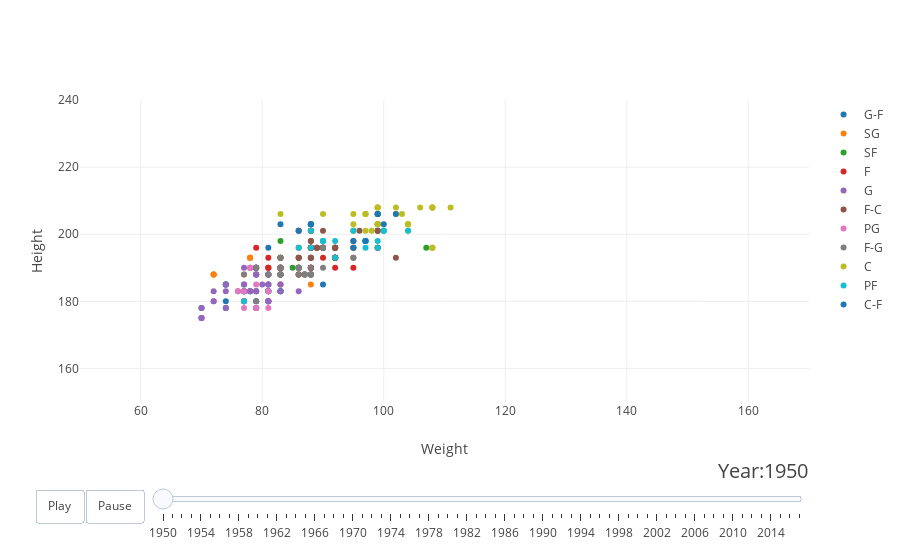

Notebook code for this chart:
### Markdown cell above
# Plotly

### Code cell
# поиграем с Plotly
from plotly.offline import init_notebook_mode, iplot
from IPython.display import display, HTML

import pandas as pd

init_notebook_mode(connected=True)

years = seasons.Year.apply(int).unique()

# make list of positions
positions = []
for position in seasons['Pos']:
    if position not in positions:
        positions.append(position)
        
# make figure
figure = {
    'data': [],
    'layout': {},
    'frames': []
}

# fill figure layouts
figure['layout']['xaxis'] = {'title': 'Weight', 'range': [50, 170], 'autorange': False}
figure['layout']['yaxis'] = {'title': 'Height', 'range': [130, 250], 'autorange': False}
figure['layout']['hovermode'] = 'closest'
figure['layout']['updatemenus'] = [
    {
        'buttons': [
            {
                'args': [None, {'frame': {'duration': 500, 'redraw': False},
                         'fromcurrent': True, 'transition': {'duration': 300, 'easing': 'quadratic-in-out'}}],
                'label': 'Play',
                'method': 'animate'
            },
            {
                'args': [[None], {'frame': {'duration': 0, 'redraw': False}, 'mode': 'immediate',
                'transition': {'duration': 0}}],
                'label': 'Pause',
                'method': 'animate'
            }
        ],
        'direction': 'left',
        'pad': {'r': 10, 't': 87},
        'showactive': False,
        'type': 'buttons',
        'x': 0.1,
        'xanchor': 'right',
        'y': 0,
        'yanchor': 'top'
    }
]

sliders_dict = {
    'active': 0,
    'yanchor': 'top',
    'xanchor': 'left',
    'currentvalue': {
        'font': {'size': 20},
        'prefix': 'Year:',
        'visible': True,
        'xanchor': 'right'
    },
    'transition': {'duration': 300, 'easing': 'cubic-in-out'},
    'pad': {'b': 10, 't': 50},
    'len': 0.9,
    'x': 0.1,
    'y': 0,
    'steps': []
}

# make init data
year = 1950
for position in positions:
    seasons_by_year = seasons[seasons['Year'] == year]
    seasons_by_year_and_team = seasons_by_year[seasons_by_year['Pos'] == position]

    data_dict = {
        'x': list(seasons_by_year_and_team['weight']),
        'y': list(seasons_by_year_and_team['height']),
        'mode': 'markers',
        'text': list(seasons_by_year_and_team['Player']),
        'name': str(position)
    }
    figure['data'].append(data_dict)
    
# make frames data
for year in years:
    frame = {'data': [], 'name': str(year)}
    for position in positions:
        seasons_by_year = seasons[seasons['Year'] == int(year)]
        seasons_by_year_and_team = seasons_by_year[seasons_by_year['Pos'] == position]

        data_dict = {
            'x': list(seasons_by_year_and_team['weight']),
            'y': list(seasons_by_year_and_team['height']),
            'mode': 'markers',
            'text': list(seasons_by_year_and_team['Player']),
            'name': str(position)
        }
        frame['data'].append(data_dict)

    figure['frames'].append(frame)
    slider_step = {'args': [
        [year],
        {'frame': {'duration': 300, 'redraw': False},
         'mode': 'immediate',
         'transition': {'duration': 300}}
     ],
     'label': year,
     'method': 'animate'}
    sliders_dict['steps'].append(slider_step)

figure['layout']['sliders'] = [sliders_dict]


# получаем график как менялся вес-рост игроков по годам с привязкой к позиции, которую они занимают на площадке
iplot(figure)

### Figure 1 — Plotly figure (JSON) as saved in the notebook; plotly's stock layout.template omitted (floating-point values rounded to 4 significant figures)
{"data": [{"mode": "markers", "name": "G-F", "text": ["Curly Armstrong", "Gene Berce", "Carl Braun", "Don Carlson", "Paul Cloyd", "Paul Cloyd", "Paul Cloyd", "Bobby Cook", "Bruce Hale", "Dale Hamilton", "John Hargis", "Paul Hoffman", "Frank Kudelka", "Walt Lautenbach", "Johnny Macknowski", "Richie Niemiera", "Richie Niemiera", "Richie Niemiera", "Dick O'Keefe", "Warren Perkins", "Andy Phillip*", "Chick Reiser", "Tex Ritter", "Herm Schaefer", "Glen Selbo", "Rollie Seltz", "Jim Seminoff", "Paul Seymour", "Howie Shannon", "Charley Shipp", "Chips Sobek", "Bob Tough", "Bob Tough", "Bob Tough", "Dick Triptow", "Butch Van", "Gene Vance", "Whitey Von", "Whitey Von", "Whitey Von"], "x": [77, 79, 81, 77, 81, 81, 81, 70, 77, 81, 81, 88, 87, 83, 81, 74, 74, 74, 83, 86, 88, 74, 83, 79, 88, 74, 86, 81, 79, 90, 81, 83, 83, 83, 77, 77, 88, 92, 92, 92], "y": [180, 180, 196, 183, 188, 188, 188, 178, 185, 183, 188, 188, 188, 188, 183, 185, 185, 185, 188, 190, 188, 180, 188, 183, 190, 178, 188, 185, 188, 185, 183, 183, 183, 183, 183, 183, 190, 193, 193, 193]}, {"mode": "markers", "name": "SG", "text": ["Cliff Barker", "Bill Calhoun", "Jerry Fleishman", "Bill Gabor", "Vern Gardner", "Red Owens", "Red Owens", "Red Owens", "Johnny Payak", "Johnny Payak", "Johnny Payak", "Pep Saul", "Belus Smawley", "Paul Walther", "Paul Walther", "Paul Walther", "Max Zaslofsky"], "x": [83, 81, 86, 77, 90, 83, 83, 83, 78, 78, 78, 83, 88, 72, 72, 72, 77], "y": [188, 190, 188, 180, 196, 190, 190, 190, 193, 193, 193, 188, 185, 188, 188, 188, 188]}, {"mode": "markers", "name": "SF", "text": ["Leo Barnhorst", "Vince Boryla", "Bill Closs", "Dike Eddleman", "Joe Holland", "Arnie Johnson", "George Kaftan", "Bones McKinney", "Jim Pollard*", "Odie Spears"], "x": [86, 95, 88, 85, 83, 107, 86, 83, 83, 92], "y": [193, 196, 196, 190, 193, 196, 190, 198, 193, 196]}, {"mode": "markers", "name": "F", "text": ["Ed Bartels", "Ed Bartels", "Ed Bartels", "Bob Brown", "Leroy Chollet", "Hook Dillon", "Earl Dodd", "Normie Glick", "Paul Gordon", "Bud Grant", "Marshall Hawkins", "Gene James", "Howie Janotta", "Tony Lavelli", "Ariel Maughan", "Matt Mazza", "Paul Noel", "Johnny Norlander", "Johnny Orr", "Johnny Orr", "Johnny Orr", "Jack Phelan", "Jack Phelan", "Jack Phelan", "Marv Schatzman", "Fred Schaus", "Art Spector", "Ed Stanczak"], "x": [88, 88, 88, 92, 86, 81, 79, 86, 83, 88, 92, 81, 83, 83, 86, 95, 83, 81, 88, 88, 88, 88, 88, 88, 90, 92, 90, 83], "y": [196, 196, 196, 193, 188, 190, 196, 201, 190, 190, 190, 193, 190, 190, 193, 190, 193, 190, 190, 190, 190, 196, 196, 196, 196, 196, 193, 185]}, {"mode": "markers", "name": "G", "text": ["Ralph Beard", "Joe Bradley", "Frankie Brian", "Jack Burmaster", "Ray Corley", "Chink Crossin", "Fran Curran", "Jimmy Darden", "Joe Dolhon", "Harry Donovan", "Bob Evans", "George Feigenbaum", "Frank Gates", "Bob Harrison", "Billy Hassett", "Billy Hassett", "Billy Hassett", "Bill Herman", "Sonny Hertzberg", "Buddy Jeannette*", "Leo Katkaveck", "Duane Klueh", "Duane Klueh", "Duane Klueh", "Leo Kubiak", "John Logan", "Ray Lumpp", "Mike McCarron", "Mike McCarron", "Mike McCarron", "Ken Menke", "Joe Mullaney", "Jerry Nagel", "Dermie O'Connell", "Dermie O'Connell", "Dermie O'Connell", "Andy O'Donnell", "John Oldham", "Gene Ollrich", "Jack Parkinson", "Charlie Parsley", "Don Putman", "Bob Royer", "Jerry Rullo", "Kenny Sailors", "Wayne See", "Danny Wagner", "Bobby Wanzer*", "Murray Wier", "D.C. Wilcutt", "Bob Wood"], "x": [79, 79, 81, 86, 81, 74, 79, 77, 79, 81, 79, 83, 72, 88, 81, 81, 81, 77, 79, 79, 83, 79, 79, 79, 72, 79, 80, 81, 81, 81, 76, 74, 86, 78, 78, 78, 81, 79, 72, 78, 79, 86, 70, 74, 79, 86, 77, 77, 70, 70, 70], "y": [178, 190, 185, 190, 183, 185, 183, 185, 183, 188, 188, 185, 183, 201, 180, 180, 180, 190, 178, 180, 183, 190, 190, 190, 180, 188, 185, 180, 180, 180, 183, 183, 183, 183, 183, 183, 185, 190, 180, 183, 188, 201, 178, 178, 178, 190, 183, 183, 175, 175, 175]}, {"mode": "markers", "name": "F-C", "text": ["Charlie Black", "Charlie Black", "Charlie Black", "Jake Bornheimer", "Bob Carpenter", "Jake Carter", "Jake Carter", "Jake Carter", "John Chaney", "John Chaney", "John Chaney", "Jack Cotton", "Bob Doll", "Andy Duncan", "Gene Englund", "Gene Englund", "Gene Englund", "Elmer Gainer", "Harry Gallatin*", "Hoot Gibson", "Hoot Gibson", "Hoot Gibson", "Chuck Gilmur", "Joe Graboski", "Bob Harris", "Milo Komenich", "John Mandic", "John Mandic", "John Mandic", "Mal McMullen", "Leo Mogus", "Max Morris", "Mac Otten", "Mac Otten", "Mac Otten", "Don Ray", "Dolph Schayes*", "Mike Todorovich", "Mike Todorovich", "Mike Todorovich", "Blackie Towery", "Floyd Volker", "Floyd Volker", "Floyd Volker"], "x": [90, 90, 90, 90, 90, 88, 88, 88, 83, 83, 83, 90, 88, 88, 92, 92, 92, 88, 95, 89, 89, 89, 102, 88, 88, 96, 92, 92, 92, 95, 86, 88, 99, 99, 99, 86, 99, 99, 99, 99, 95, 92, 92, 92], "y": [196, 196, 196, 196, 196, 193, 193, 193, 190, 190, 190, 201, 196, 198, 196, 196, 196, 198, 198, 196, 196, 196, 193, 201, 201, 201, 193, 193, 193, 196, 193, 188, 201, 201, 201, 196, 203, 196, 196, 196, 193, 193, 193, 193]}, {"mode": "markers", "name": "PG", "text": ["Nelson Bobb", "Al Cervi*", "Bob Davies*", "Red Holzman*", "Ralph Johnson", "Ralph Johnson", "Ralph Johnson", "Walt Kirk", "Walt Kirk", "Walt Kirk", "Slater Martin*", "Dick McGuire*", "Kenny Rollins", "Fred Scolari", "George Senesky"], "x": [77, 77, 79, 79, 77, 77, 77, 78, 78, 78, 77, 81, 76, 81, 81], "y": [183, 180, 185, 178, 180, 180, 180, 190, 190, 190, 178, 183, 183, 178, 188]}, {"mode": "markers", "name": "F-G", "text": ["Don Boven", "Price Brookfield", "Tommy Byrnes", "Johnny Ezersky", "Johnny Ezersky", "Johnny Ezersky", "Bob Feerick", "Arnie Ferrin", "Dee Gibson", "Don Grate", "Al Guokas", "Al Guokas", "Al Guokas", "Tony Jaros", "Leo Klier", "Ed Leede", "Andrew Levane", "Freddie Lewis", "Freddie Lewis", "Freddie Lewis", "Easy Parham", "Stan Patrick", "Stan Patrick", "Stan Patrick", "Dick Schulz", "Dick Schulz", "Dick Schulz", "Dick Schulz", "Carl Shaeffer", "Jack Smiley", "Jack Smiley", "Jack Smiley", "Gene Stump", "Gene Stump", "Gene Stump", "Ernie Vandeweghe"], "x": [95, 83, 79, 79, 79, 79, 86, 81, 79, 83, 90, 90, 90, 83, 77, 83, 86, 88, 88, 88, 90, 83, 83, 83, 87, 87, 87, 87, 83, 86, 86, 86, 83, 83, 83, 88], "y": [193, 193, 190, 190, 190, 190, 190, 188, 180, 188, 196, 196, 196, 190, 188, 190, 188, 188, 188, 188, 190, 188, 188, 188, 188, 188, 188, 188, 190, 190, 190, 190, 188, 188, 188, 190]}, {"mode": "markers", "name": "C", "text": ["Harry Boykoff", "Jim Browne", "Alex Groza", "Robert Hahn", "Chick Halbert", "Bill Henry", "Bill Henry", "Bill Henry", "Noble Jorgensen", "Lee Knorek", "Ron Livingstone", "Ron Livingstone", "Ron Livingstone", "John Mahnken", "John Mahnken", "John Mahnken", "John Mahnken", "Ed Mikan", "Ed Mikan", "Ed Mikan", "George Mikan*", "Al Miksis", "Murray Mitchell", "Jim Nolan", "Don Otten", "Don Otten", "Don Otten", "Ed Peterson", "John Pritchard", "Arnie Risen*", "Bill Roberts", "Red Rocha", "Ed Sadowski", "Ed Sadowski", "Ed Sadowski", "Milt Schoon"], "x": [102, 106, 98, 108, 102, 97, 97, 97, 103, 97, 99, 99, 99, 99, 99, 99, 99, 104, 104, 104, 111, 95, 95, 95, 108, 108, 108, 99, 99, 90, 95, 83, 108, 108, 108, 104], "y": [208, 208, 201, 208, 206, 206, 206, 206, 206, 201, 208, 208, 208, 203, 203, 203, 203, 203, 203, 203, 208, 201, 201, 203, 208, 208, 208, 206, 206, 206, 206, 206, 196, 196, 196, 201]}, {"mode": "markers", "name": "PF", "text": ["Bob Brannum", "Walt Budko", "Jack Coleman", "Dillard Crocker", "Joe Fulks*", "Alex Hannum*", "Wah Wah", "Jack Kerris", "Jack Kerris", "Jack Kerris", "Dick Mehen", "Vern Mikkelsen*", "Jack Nichols", "Jack Nichols", "Jack Nichols", "George Ratkovicz", "Howie Schultz", "Howie Schultz", "Howie Schultz", "Brady Walker"], "x": [97, 99, 88, 92, 86, 95, 77, 97, 97, 97, 88, 104, 100, 100, 100, 99, 90, 90, 90, 92], "y": [196, 196, 201, 193, 196, 201, 180, 198, 198, 198, 196, 201, 201, 201, 201, 198, 198, 198, 198, 198]}, {"mode": "markers", "name": "C-F", "text": ["Kleggie Hermsen", "Bob Kinney", "Ed Macauley*", "Stan Miasek", "George Nostrand", "George Nostrand", "George Nostrand", "George Nostrand", "Mike Novak", "Mike Novak", "Mike Novak", "Les Pugh", "Connie Simmons", "Jack Toomay", "Clint Wager"], "x": [102, 97, 83, 95, 88, 88, 88, 88, 99, 99, 99, 86, 100, 97, 95], "y": [206, 198, 203, 196, 203, 203, 203, 203, 206, 206, 206, 201, 203, 198, 198]}, {"mode": "markers", "name": "PF-C", "text": [], "x": [], "y": []}, {"mode": "markers", "name": "SF-SG", "text": [], "x": [], "y": []}, {"mode": "markers", "name": "C-PF", "text": [], "x": [], "y": []}, {"mode": "markers", "name": "SG-SF", "text": [], "x": [], "y": []}, {"mode": "markers", "name": "PF-SF", "text": [], "x": [], "y": []}, {"mode": "markers", "name": "SF-PF", "text": [], "x": [], "y": []}, {"mode": "markers", "name": "SG-PG", "text": [], "x": [], "y": []}, {"mode": "markers", "name": "SF-PG", "text": [], "x": [], "y": []}, {"mode": "markers", "name": "C-SF", "text": [], "x": [], "y": []}, {"mode": "markers", "name": "PG-SG", "text": [], "x": [], "y": []}, {"mode": "markers", "name": "PG-SF", "text": [], "x": [], "y": []}, {"mode": "markers", "name": "SG-PF", "text": [], "x": [], "y": []}], "layout": {"hovermode": "closest", "sliders": [{"active": 0, "currentvalue": {"font": {"size": 20}, "prefix": "Year:", "visible": true, "xanchor": "right"}, "len": 0.9, "pad": {"b": 10, "t": 50}, "steps": [{"args": [[1950], {"frame": {"duration": 300, "redraw": false}, "mode": "immediate", "transition": {"duration": 300}}], "label": 1950, "method": "animate"}, {"args": [[1951], {"frame": {"duration": 300, "redraw": false}, "mode": "immediate", "transition": {"duration": 300}}], "label": 1951, "method": "animate"}, {"args": [[1952], {"frame": {"duration": 300, "redraw": false}, "mode": "immediate", "transition": {"duration": 300}}], "label": 1952, "method": "animate"}, {"args": [[1953], {"frame": {"duration": 300, "redraw": false}, "mode": "immediate", "transition": {"duration": 300}}], "label": 1953, "method": "animate"}, {"args": [[1954], {"frame": {"duration": 300, "redraw": false}, "mode": "immediate", "transition": {"duration": 300}}], "label": 1954, "method": "animate"}, {"args": [[1955], {"frame": {"duration": 300, "redraw": false}, "mode": "immediate", "transition": {"duration": 300}}], "label": 1955, "method": "animate"}, {"args": [[1956], {"frame": {"duration": 300, "redraw": false}, "mode": "immediate", "transition": {"duration": 300}}], "label": 1956, "method": "animate"}, {"args": [[1957], {"frame": {"duration": 300, "redraw": false}, "mode": "immediate", "transition": {"duration": 300}}], "label": 1957, "method": "animate"}, {"args": [[1958], {"frame": {"duration": 300, "redraw": false}, "mode": "immediate", "transition": {"duration": 300}}], "label": 1958, "method": "animate"}, {"args": [[1959], {"frame": {"duration": 300, "redraw": false}, "mode": "immediate", "transition": {"duration": 300}}], "label": 1959, "method": "animate"}, {"args": [[1960], {"frame": {"duration": 300, "redraw": false}, "mode": "immediate", "transition": {"duration": 300}}], "label": 1960, "method": "animate"}, {"args": [[1961], {"frame": {"duration": 300, "redraw": false}, "mode": "immediate", "transition": {"duration": 300}}], "label": 1961, "method": "animate"}, {"args": [[1962], {"frame": {"duration": 300, "redraw": false}, "mode": "immediate", "transition": {"duration": 300}}], "label": 1962, "method": "animate"}, {"args": [[1963], {"frame": {"duration": 300, "redraw": false}, "mode": "immediate", "transition": {"duration": 300}}], "label": 1963, "method": "animate"}, {"args": [[1964], {"frame": {"duration": 300, "redraw": false}, "mode": "immediate", "transition": {"duration": 300}}], "label": 1964, "method": "animate"}, {"args": [[1965], {"frame": {"duration": 300, "redraw": false}, "mode": "immediate", "transition": {"duration": 300}}], "label": 1965, "method": "animate"}, {"args": [[1966], {"frame": {"duration": 300, "redraw": false}, "mode": "immediate", "transition": {"duration": 300}}], "label": 1966, "method": "animate"}, {"args": [[1967], {"frame": {"duration": 300, "redraw": false}, "mode": "immediate", "transition": {"duration": 300}}], "label": 1967, "method": "animate"}, {"args": [[1968], {"frame": {"duration": 300, "redraw": false}, "mode": "immediate", "transition": {"duration": 300}}], "label": 1968, "method": "animate"}, {"args": [[1969], {"frame": {"duration": 300, "redraw": false}, "mode": "immediate", "transition": {"duration": 300}}], "label": 1969, "method": "animate"}, {"args": [[1970], {"frame": {"duration": 300, "redraw": false}, "mode": "immediate", "transition": {"duration": 300}}], "label": 1970, "method": "animate"}, {"args": [[1971], {"frame": {"duration": 300, "redraw": false}, "mode": "immediate", "transition": {"duration": 300}}], "label": 1971, "method": "animate"}, {"args": [[1972], {"frame": {"duration": 300, "redraw": false}, "mode": "immediate", "transition": {"duration": 300}}], "label": 1972, "method": "animate"}, {"args": [[1973], {"frame": {"duration": 300, "redraw": false}, "mode": "immediate", "transition": {"duration": 300}}], "label": 1973, "method": "animate"}, {"args": [[1974], {"frame": {"duration": 300, "redraw": false}, "mode": "immediate", "transition": {"duration": 300}}], "label": 1974, "method": "animate"}, {"args": [[1975], {"frame": {"duration": 300, "redraw": false}, "mode": "immediate", "transition": {"duration": 300}}], "label": 1975, "method": "animate"}, {"args": [[1976], {"frame": {"duration": 300, "redraw": false}, "mode": "immediate", "transition": {"duration": 300}}], "label": 1976, "method": "animate"}, {"args": [[1977], {"frame": {"duration": 300, "redraw": false}, "mode": "immediate", "transition": {"duration": 300}}], "label": 1977, "method": "animate"}, {"args": [[1978], {"frame": {"duration": 300, "redraw": false}, "mode": "immediate", "transition": {"duration": 300}}], "label": 1978, "method": "animate"}, {"args": [[1979], {"frame": {"duration": 300, "redraw": false}, "mode": "immediate", "transition": {"duration": 300}}], "label": 1979, "method": "animate"}, {"args": [[1980], {"frame": {"duration": 300, "redraw": false}, "mode": "immediate", "transition": {"duration": 300}}], "label": 1980, "method": "animate"}, {"args": [[1981], {"frame": {"duration": 300, "redraw": false}, "mode": "immediate", "transition": {"duration": 300}}], "label": 1981, "method": "animate"}, {"args": [[1982], {"frame": {"duration": 300, "redraw": false}, "mode": "immediate", "transition": {"duration": 300}}], "label": 1982, "method": "animate"}, {"args": [[1983], {"frame": {"duration": 300, "redraw": false}, "mode": "immediate", "transition": {"duration": 300}}], "label": 1983, "method": "animate"}, {"args": [[1984], {"frame": {"duration": 300, "redraw": false}, "mode": "immediate", "transition": {"duration": 300}}], "label": 1984, "method": "animate"}, {"args": [[1985], {"frame": {"duration": 300, "redraw": false}, "mode": "immediate", "transition": {"duration": 300}}], "label": 1985, "method": "animate"}, {"args": [[1986], {"frame": {"duration": 300, "redraw": false}, "mode": "immediate", "transition": {"duration": 300}}], "label": 1986, "method": "animate"}, {"args": [[1987], {"frame": {"duration": 300, "redraw": false}, "mode": "immediate", "transition": {"duration": 300}}], "label": 1987, "method": "animate"}, {"args": [[1988], {"frame": {"duration": 300, "redraw": false}, "mode": "immediate", "transition": {"duration": 300}}], "label": 1988, "method": "animate"}, {"args": [[1989], {"frame": {"duration": 300, "redraw": false}, "mode": "immediate", "transition": {"duration": 300}}], "label": 1989, "method": "animate"}, {"args": [[1990], {"frame": {"duration": 300, "redraw": false}, "mode": "immediate", "transition": {"duration": 300}}], "label": 1990, "method": "animate"}, {"args": [[1991], {"frame": {"duration": 300, "redraw": false}, "mode": "immediate", "transition": {"duration": 300}}], "label": 1991, "method": "animate"}, {"args": [[1992], {"frame": {"duration": 300, "redraw": false}, "mode": "immediate", "transition": {"duration": 300}}], "label": 1992, "method": "animate"}, {"args": [[1993], {"frame": {"duration": 300, "redraw": false}, "mode": "immediate", "transition": {"duration": 300}}], "label": 1993, "method": "animate"}, {"args": [[1994], {"frame": {"duration": 300, "redraw": false}, "mode": "immediate", "transition": {"duration": 300}}], "label": 1994, "method": "animate"}, {"args": [[1995], {"frame": {"duration": 300, "redraw": false}, "mode": "immediate", "transition": {"duration": 300}}], "label": 1995, "method": "animate"}, {"args": [[1996], {"frame": {"duration": 300, "redraw": false}, "mode": "immediate", "transition": {"duration": 300}}], "label": 1996, "method": "animate"}, {"args": [[1997], {"frame": {"duration": 300, "redraw": false}, "mode": "immediate", "transition": {"duration": 300}}], "label": 1997, "method": "animate"}, {"args": [[1998], {"frame": {"duration": 300, "redraw": false}, "mode": "immediate", "transition": {"duration": 300}}], "label": 1998, "method": "animate"}, {"args": [[1999], {"frame": {"duration": 300, "redraw": false}, "mode": "immediate", "transition": {"duration": 300}}], "label": 1999, "method": "animate"}, {"args": [[2000], {"frame": {"duration": 300, "redraw": false}, "mode": "immediate", "transition": {"duration": 300}}], "label": 2000, "method": "animate"}, {"args": [[2001], {"frame": {"duration": 300, "redraw": false}, "mode": "immediate", "transition": {"duration": 300}}], "label": 2001, "method": "animate"}, {"args": [[2002], {"frame": {"duration": 300, "redraw": false}, "mode": "immediate", "transition": {"duration": 300}}], "label": 2002, "method": "animate"}, {"args": [[2003], {"frame": {"duration": 300, "redraw": false}, "mode": "immediate", "transition": {"duration": 300}}], "label": 2003, "method": "animate"}, {"args": [[2004], {"frame": {"duration": 300, "redraw": false}, "mode": "immediate", "transition": {"duration": 300}}], "label": 2004, "method": "animate"}, {"args": [[2005], {"frame": {"duration": 300, "redraw": false}, "mode": "immediate", "transition": {"duration": 300}}], "label": 2005, "method": "animate"}, {"args": [[2006], {"frame": {"duration": 300, "redraw": false}, "mode": "immediate", "transition": {"duration": 300}}], "label": 2006, "method": "animate"}, {"args": [[2007], {"frame": {"duration": 300, "redraw": false}, "mode": "immediate", "transition": {"duration": 300}}], "label": 2007, "method": "animate"}, {"args": [[2008], {"frame": {"duration": 300, "redraw": false}, "mode": "immediate", "transition": {"duration": 300}}], "label": 2008, "method": "animate"}, {"args": [[2009], {"frame": {"duration": 300, "redraw": false}, "mode": "immediate", "transition": {"duration": 300}}], "label": 2009, "method": "animate"}, {"args": [[2010], {"frame": {"duration": 300, "redraw": false}, "mode": "immediate", "transition": {"duration": 300}}], "label": 2010, "method": "animate"}, {"args": [[2011], {"frame": {"duration": 300, "redraw": false}, "mode": "immediate", "transition": {"duration": 300}}], "label": 2011, "method": "animate"}, {"args": [[2012], {"frame": {"duration": 300, "redraw": false}, "mode": "immediate", "transition": {"duration": 300}}], "label": 2012, "method": "animate"}, {"args": [[2013], {"frame": {"duration": 300, "redraw": false}, "mode": "immediate", "transition": {"duration": 300}}], "label": 2013, "method": "animate"}, {"args": [[2014], {"frame": {"duration": 300, "redraw": false}, "mode": "immediate", "transition": {"duration": 300}}], "label": 2014, "method": "animate"}, {"args": [[2015], {"frame": {"duration": 300, "redraw": false}, "mode": "immediate", "transition": {"duration": 300}}], "label": 2015, "method": "animate"}, {"args": [[2016], {"frame": {"duration": 300, "redraw": false}, "mode": "immediate", "transition": {"duration": 300}}], "label": 2016, "method": "animate"}, {"args": [[2017], {"frame": {"duration": 300, "redraw": false}, "mode": "immediate", "transition": {"duration": 300}}], "label": 2017, "method": "animate"}], "transition": {"duration": 300, "easing": "cubic-in-out"}, "x": 0.1, "xanchor": "left", "y": 0, "yanchor": "top"}], "updatemenus": [{"buttons": [{"args": [null, {"frame": {"duration": 500, "redraw": false}, "fromcurrent": true, "transition": {"duration": 300, "easing": "quadratic-in-out"}}], "label": "Play", "method": "animate"}, {"args": [[null], {"frame": {"duration": 0, "redraw": false}, "mode": "immediate", "transition": {"duration": 0}}], "label": "Pause", "method": "animate"}], "direction": "left", "pad": {"r": 10, "t": 87}, "showactive": false, "type": "buttons", "x": 0.1, "xanchor": "right", "y": 0, "yanchor": "top"}], "xaxis": {"autorange": false, "range": [50, 170], "title": "Weight"}, "yaxis": {"autorange": false, "range": [150, 240], "title": "Height"}}}
